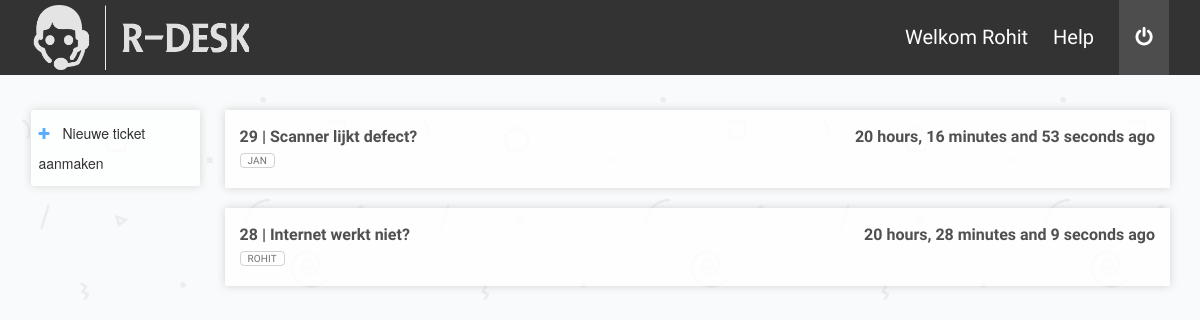
The app's page /tickets.php (signed in) with its own data.
### tables this page shows
CREATE TABLE IF NOT EXISTS `tickets` (
  `ticket_id` int(11) NOT NULL AUTO_INCREMENT,
  `subject` varchar(255) NOT NULL,
  `msg` text NOT NULL,
  `created_by` varchar(255) NOT NULL,
  `priority` int(11) NOT NULL DEFAULT '1',
  `postdate` int(50) NOT NULL,
  `status` varchar(255) NOT NULL DEFAULT 'openstaand',
  `deleted` tinyint(1) NOT NULL DEFAULT '0',
  PRIMARY KEY (`ticket_id`)
);

CREATE TABLE IF NOT EXISTS `users` (
  `user_id` int(11) NOT NULL AUTO_INCREMENT,
  `first_name` varchar(255) NOT NULL,
  `last_name` varchar(255) NOT NULL,
  `email` varchar(255) NOT NULL,
  `password` varchar(255) NOT NULL,
  `role` int(11) NOT NULL,
  PRIMARY KEY (`user_id`)
);

### controllers/tickets_open.php (called while the page is built, shortened)
<?php
include('dbconnect.php');
if (isset($_GET['open']) && $_GET['open'] === 'true'){
	$sql 	= "SELECT * FROM tickets WHERE status = 'openstaand' AND deleted = 0 ORDER BY postdate DESC";
	$result	= $conn->query($sql);
} elseif (isset($_GET['open']) && $_GET['open'] === 'false') {
	$sql 	= "SELECT * FROM tickets WHERE status = 'afgehandeld' AND deleted = 0 ORDER BY postdate DESC";
	$result	= $conn->query($sql);
}
else {
	$sql 	= "SELECT * FROM tickets WHERE deleted = 0 ORDER BY postdate DESC";
	$result	= $conn->query($sql);
}
?>

### includes/tickets_overview.php (called while the page is built)
<?php include('controllers/ticket.php'); ?>

### includes/sortdate.php (called while the page is built, shortened)
<?php
function sortDate($postDate) {
    $seconds = time() - $postDate;
    $ret = "";
    $days = bcmod(intval($seconds) / 86400, 7);
    $hours = bcmod(intval($seconds) / 3600, 24);
    if($hours == 1 ) {
        $ret .= "$hours hour, ";
    } elseif($hours > 1 ) {
    	$ret .= "$hours hours, ";
    }
    $minutes = bcmod((intval($seconds) / 60),60);
    if($minutes == 1) {
        $ret .= "$minutes minute and ";
    } elseif($minutes > 1) {
    	$ret .= "$minutes minutes and ";
    }
    $second = bcmod(intval($seconds),60);
    if($second <= 1) {
    	$ret .= "$second second ";
    } elseif($second > 1) {
    	$ret .= "$second seconds ";
    }
    $weeks = bcmod((intval($seconds) / 604800), 52);
    $ret .= "ago";
    return $ret;
}

### controllers/ticket.php (the view, shortened to what this page needs)
<?php
	include('tickets_open.php');
	if ($result->num_rows > 0) {
		while($row = $result->fetch_assoc()) {
			$uid 	= $row['created_by'];
			$sql	= "SELECT first_name FROM users WHERE user_id = $uid";
			$name	= $conn->query($sql);
			$name 	= $name->fetch_assoc();
			$name 	= $name['first_name'];
			echo
			"
				<div class='ticket'>
					<div class='ticket_title'>
						".$row['ticket_id']." | ".$row['subject']."
						<span class='date'>".sortDate($row['postdate'])."</span>
					</div>
						<span class='label outline'>".$name."</span>
					<div class='ticket_content'>
						<hr>
						<div class='ticket_body'>
							".$row['msg']."
						</div>
				";
			echo "
					</div>
				</div>";
		}
	}
?>

### includes/header.php (shortened to what this page needs)
<!DOCTYPE html>
<html>
<head>
	<link rel="stylesheet" type="text/css" href="assets/css/font-awesome.css">
	<link rel="stylesheet" type="text/css" href="assets/css/kube.css">
	<link rel="stylesheet" type="text/css" href="assets/css/main.css">
</head>
<body>
<?php
	if(ISSET($_SESSION['email'])) {
		include('includes/nav_loggedin.php');
		include('includes/sortdate.php');
	}
	else {
		include('includes/nav.php');
	}
?>

### includes/nav_loggedin.php
<div class="head_nav">
	<div class="wrapper">
		<img src="assets/images/rdesk_logo_white.png">
		<ul>
			<li>Welkom <?php echo $_SESSION['first_name']; ?></li>
			<li>Help</li>
			<li class='logoff clickable' onclick="window.location.href = './controllers/logout.php';">
				<span>
					<i class="fa fa-power-off" aria-hidden="true"></i>
				</span>
			</li>
		</ul>
	</div>
</div>

### tickets.php (shortened to what this page needs)
<?php
	include('includes/header.php');
?>
	<div class="content">
		<div class="wrapper">
			<div class="row">
				<div class="col col-2">
					<?php include('includes/side_menu.php'); ?>
				</div>
				<div class="col col-10">
					<?php include('includes/tickets_overview.php'); ?>
				</div>
			</div>
		</div>
	</div>
<?php include('includes/footer.php'); ?>

### includes/side_menu.php (shortened to what this page needs)
<div class="menu">
	<button class='add_ticket_btn'>
		<i class="fa fa-plus" aria-hidden="true"></i>
		Nieuwe ticket aanmaken
	</button>
</div>

### includes/footer.php
</body>
</html>

### assets/css/kube.css (style rules this page uses)
html { box-sizing: border-box; }
*, *:before, *:after { box-sizing: inherit; }
* { margin: 0; padding: 0; border: 0; outline: 0; font-size: 100%; vertical-align: baseline; background: transparent; }
img, video, audio { max-width: 100%; }
img, video { height: auto; }
body { font-family: "Helvetica Neue", Helvetica, sans-serif; line-height: 24px; font-size: 16px; color: #333; background-color: #fff; }
ul, ol, ul ul, ol ol, ul ol, ol ul { margin: 0 0 0 24px; }
p, blockquote, hr, pre, ol, ul, dl, table, fieldset, figure, address, form { margin-bottom: 16px; }
.row { display: -ms-flexbox; display: -webkit-flex; display: flex; -ms-flex-wrap: wrap; -webkit-flex-wrap: wrap; flex-wrap: wrap; margin-left: -2.12766%; }
.col { -ms-flex-grow: 1; -webkit-flex-grow: 1; flex-grow: 1; -webkit-flex-basis: 0; -ms-flex-basis: 0; flex-basis: 0; max-width: 100%; padding-left: 2.12766%; }
.col-2 { flex-basis: 16.66667%; max-width: 16.66667%; width: 16.66667%; }
.col-10 { flex-basis: 83.33333%; max-width: 83.33333%; width: 83.33333%; }
button, .button { font-family: "Helvetica Neue", Helvetica, sans-serif; font-size: 14px; font-weight: normal; text-decoration: none; cursor: pointer; display: inline-block; line-height: 1.125rem; min-height: 40px; padding: 10px 28px; border: 1px solid transparent; vertical-align: middle; -webkit-appearance: none; color: #000; background-color: #eee; border-radius: 4px; }
.label { font-size: 10px; font-weight: normal; display: inline; line-height: 1; top: -1px; text-align: center; text-transform: uppercase; text-decoration: none; border-radius: 4px; position: relative; vertical-align: middle; color: #000; background: #f4f4f4; padding: 2px 8px; letter-spacing: .01em; }
.label.outline { background: none; padding: 1px 7px; border: 1px solid rgba(0, 0, 0, 0.2); }
.label.outline, .label.outline a { color: rgba(0, 0, 0, 0.65); }

### assets/css/main.css (style rules this page uses)
body { font-family: 'Didact Gothic', sans-serif; color: black; background: url('../images/geometry2.png'); }
.head_nav { position: absolute; height: 75px; background: #333333; color: white; left: 0; right: 0; font-size: 20px; }
.head_nav .wrapper { width: 95%; max-width: 1400px; position: relative; margin: auto; }
.head_nav .wrapper img { height: 65px; width: auto; margin-top: 5px; }
.head_nav .wrapper ul { list-style: none; position: absolute; top: 0px; right: 1px; line-height: 75px; }
.head_nav .wrapper ul li { display: inline-block; margin-left: 20px; height: 75px; }
.head_nav .wrapper ul .logoff { background: #4d4d4d; width: 50px; text-align: center; }
.content { padding-top: 110px; padding-bottom: 20px; }
.content .wrapper { width: 95%; max-width: 1400px; margin: auto; }
.ticket { width: 100%; background-color: white; box-shadow: 0px 0px 10px #ccc; border-radius: 1px; padding: 15px; position: relative; color: #333333; overflow: hidden; margin-bottom: 20px; opacity: 0.85; cursor: pointer; }
.ticket .ticket_title { font-weight: bold; }
.ticket .ticket_title span { position: absolute; right: 15px; }
.menu a, .menu button { width: 100%; background: white; display: block; min-height: 30px; line-height: 30px; box-shadow: 0px 0px 10px #ccc; border-radius: 1px; opacity: 0.8; color: black; padding: 7px; border-radius: 2px; cursor: pointer; margin-bottom: 20px; text-align: left; text-decoration: none; }
.menu i { width: 20px; color: #3399ff; }
.clickable { cursor: pointer; }

### records on screen
tickets: ticket_id "29", subject "Scanner lijkt defect?", postdate "20 hours, 16 minutes and 53 seconds ago", users.first_name "JAN"
tickets: ticket_id "28", subject "Internet werkt niet?", postdate "20 hours, 28 minutes and 9 seconds ago", users.first_name "ROHIT"

### other values on screen
$_SESSION['first_name'] "Rohit"
